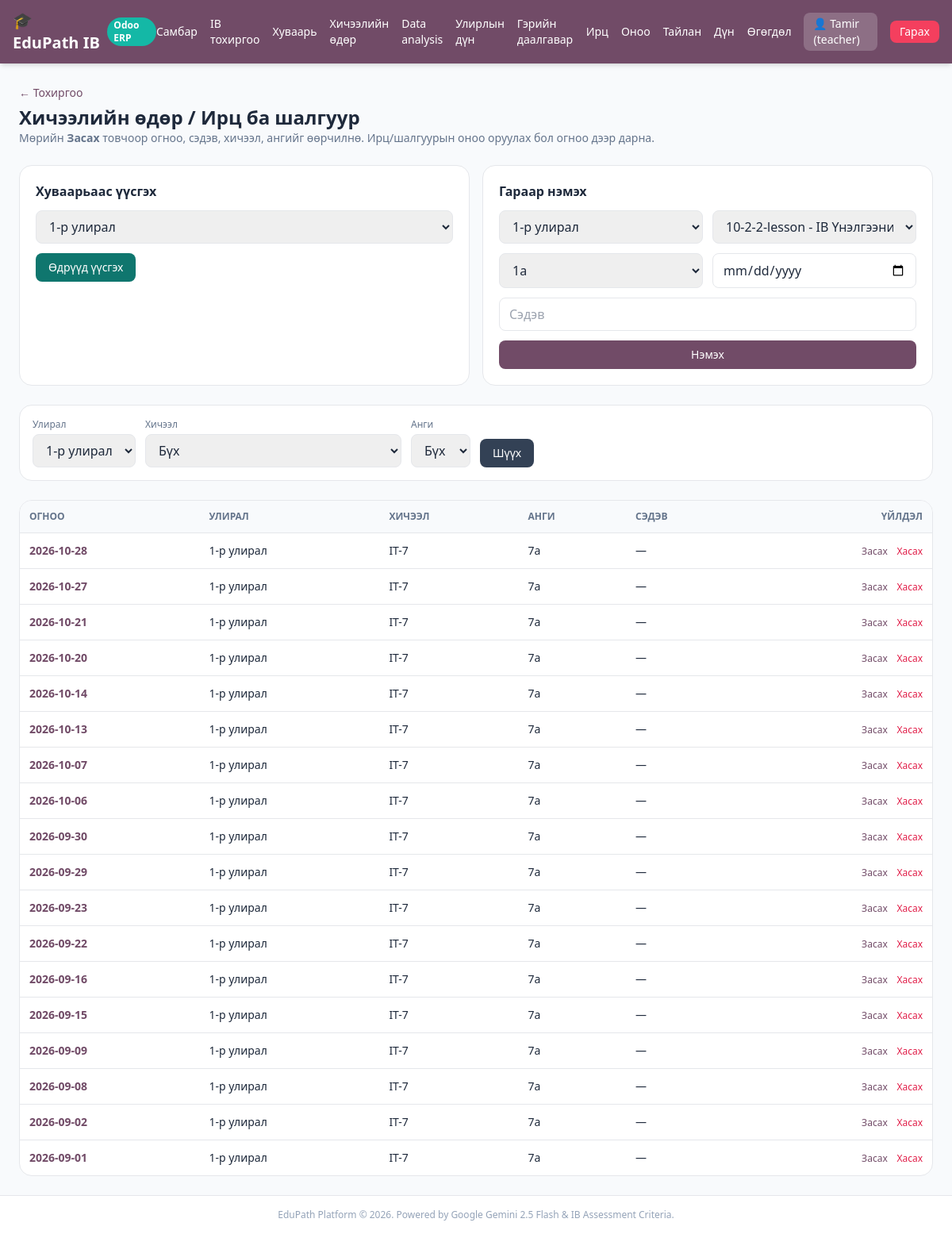
/teacher/sessions (signed in), run on the app's committed database.
### tables this page shows
CREATE TABLE users (
        id INTEGER PRIMARY KEY AUTOINCREMENT,
        username TEXT UNIQUE,
        password TEXT,
        role TEXT,
        gemini_api_key TEXT
    , deepseek_api_key TEXT, grade TEXT, name TEXT, surname TEXT, student_code TEXT, email TEXT, gender TEXT, phone TEXT, instagram TEXT, photo_path TEXT);

CREATE TABLE lesson_sessions (
        id INTEGER PRIMARY KEY AUTOINCREMENT,
        term_id INTEGER NOT NULL,
        lesson_id INTEGER NOT NULL,
        grade_id INTEGER NOT NULL,
        date TEXT NOT NULL,
        topic TEXT,
        created_by INTEGER,
        created_at INTEGER,
        UNIQUE(term_id, lesson_id, grade_id, date)
    );

CREATE TABLE academic_terms (
        id INTEGER PRIMARY KEY AUTOINCREMENT,
        name TEXT NOT NULL,
        school_year TEXT NOT NULL,
        start_date TEXT NOT NULL,
        end_date TEXT NOT NULL,
        weeks INTEGER NOT NULL DEFAULT 6,
        is_active INTEGER NOT NULL DEFAULT 1,
        created_at INTEGER
    );

CREATE TABLE lessons (
        id INTEGER PRIMARY KEY AUTOINCREMENT,
        title TEXT,
        filename TEXT,
        teacher_id INTEGER
    );

CREATE TABLE grades (
        id INTEGER PRIMARY KEY AUTOINCREMENT,
        name TEXT NOT NULL UNIQUE,
        level INTEGER NOT NULL,
        section TEXT NOT NULL,
        is_active INTEGER NOT NULL DEFAULT 1,
        created_at INTEGER
    );

### app.py (the view)
@app.get("/teacher/sessions", response_class=HTMLResponse)
def teacher_sessions_page(
    request: Request, term_id: Optional[int] = None, lesson_id: Optional[int] = None,
    grade_id: Optional[int] = None, user: dict = Depends(get_current_user),
    db: sqlite3.Connection = Depends(get_db),
):
    if not user or user["role"] != "teacher":
        return RedirectResponse("/login")
    terms = _all_terms(db)
    selected_term = term_id or next((t["id"] for t in terms if t["is_active"]), terms[0]["id"] if terms else 0)
    where, params = "s.term_id = ?", [selected_term]
    if lesson_id:
        where += " AND s.lesson_id = ?"
        params.append(lesson_id)
    if grade_id:
        where += " AND s.grade_id = ?"
        params.append(grade_id)
    sessions = [dict(r) for r in db.execute(
        f"""SELECT s.*, l.title as lesson_title, g.name as grade_name, t.name as term_name
            FROM lesson_sessions s JOIN lessons l ON l.id = s.lesson_id
            JOIN grades g ON g.id = s.grade_id JOIN academic_terms t ON t.id = s.term_id
            WHERE {where} ORDER BY s.date DESC""",
        params,
    ).fetchall()]
    return templates.TemplateResponse(
        request=request, name="teacher_sessions.html",
        context={
            "user": user, "terms": terms, "sessions": sessions,
            "lessons": [dict(r) for r in db.execute("SELECT id, title FROM lessons ORDER BY title").fetchall()],
            "grades": _all_grades(db), "selected_term": selected_term,
            "selected_lesson": lesson_id or 0, "selected_grade": grade_id or 0,
        },
    )

### templates/teacher_sessions.html (shortened to what this page needs)
{% extends "base.html" %}
{% block content %}
<div class="space-y-6">
  <div>
    <a href="/teacher/setup" class="text-sm text-[#714B67] hover:underline">&larr; Тохиргоо</a>
    <h1 class="text-2xl font-black mt-1">Хичээлийн өдөр / Ирц ба шалгуур</h1>
    <p class="text-sm text-slate-500">Мөрийн <b>Засах</b> товчоор огноо, сэдэв, хичээл, ангийг өөрчилнө. Ирц/шалгуурын оноо оруулах бол огноо дээр дарна.</p>
  </div>
  <div class="grid md:grid-cols-2 gap-4">
    <form method="POST" action="/teacher/timetable/generate" class="bg-white p-5 rounded-2xl border">
      <h2 class="font-bold mb-3">Хуваарьаас үүсгэх</h2>
      <select name="term_id" class="w-full px-3 py-2 border rounded-lg mb-3">{% for t in terms %}<option value="{{ t.id }}" {% if t.id == selected_term %}selected{% endif %}>{{ t.name }}</option>{% endfor %}</select>
      <button class="bg-teal-700 text-white px-4 py-2 rounded-lg text-sm">Өдрүүд үүсгэх</button>
    </form>
    <form method="POST" action="/teacher/sessions" class="bg-white p-5 rounded-2xl border grid grid-cols-2 gap-3">
      <h2 class="font-bold col-span-2">Гараар нэмэх</h2>
      <select name="term_id" class="px-3 py-2 border rounded-lg">{% for t in terms %}<option value="{{ t.id }}" {% if t.id == selected_term %}selected{% endif %}>{{ t.name }}</option>{% endfor %}</select>
      <select name="lesson_id" class="px-3 py-2 border rounded-lg">{% for l in lessons %}<option value="{{ l.id }}" {% if l.id == selected_lesson %}selected{% endif %}>{{ l.title }}</option>{% endfor %}</select>
      <select name="grade_id" class="px-3 py-2 border rounded-lg">{% for g in grades %}<option value="{{ g.id }}" {% if g.id == selected_grade %}selected{% endif %}>{{ g.name }}</option>{% endfor %}</select>
      <input type="date" name="date" required class="px-3 py-2 border rounded-lg">
      <input name="topic" placeholder="Сэдэв" class="px-3 py-2 border rounded-lg col-span-2">
      <button class="bg-[#714B67] text-white px-4 py-2 rounded-lg text-sm col-span-2">Нэмэх</button>
    </form>
  </div>
  <form method="GET" action="/teacher/sessions" class="bg-white p-4 rounded-2xl border flex gap-3 items-end">
    <div><label class="block text-xs text-slate-500 mb-1">Улирал</label><select name="term_id" class="px-3 py-2 border rounded-lg">{% for t in terms %}<option value="{{ t.id }}" {% if t.id == selected_term %}selected{% endif %}>{{ t.name }}</option>{% endfor %}</select></div>
    <div><label class="block text-xs text-slate-500 mb-1">Хичээл</label><select name="lesson_id" class="px-3 py-2 border rounded-lg"><option value="0">Бүх</option></select></div>
    <div><label class="block text-xs text-slate-500 mb-1">Анги</label><select name="grade_id" class="px-3 py-2 border rounded-lg"><option value="0">Бүх</option></select></div>
    <button class="bg-slate-700 text-white px-4 py-2 rounded-lg text-sm">Шүүх</button>
  </form>
  <div class="bg-white rounded-2xl border overflow-x-auto">
    <table class="w-full text-sm">
      <thead class="bg-slate-50 text-slate-500 text-xs uppercase"><tr><th class="p-3 text-left">Огноо</th><th class="p-3 text-left">Улирал</th><th class="p-3 text-left">Хичээл</th><th class="p-3 text-left">Анги</th><th class="p-3 text-left">Сэдэв</th><th class="p-3 text-right">Үйлдэл</th></tr></thead>
      <tbody>
        {% for s in sessions %}
        <tr class="border-t">
          <td class="p-3 font-semibold">
            <a href="/teacher/sessions/{{ s.id }}" class="inline-view-only text-[#714B67] hover:underline">{{ s.date }}</a>
          </td>
          <td class="p-3">
            <span class="inline-view-only">{{ s.term_name }}</span>
          </td>
          <td class="p-3">
            <span class="inline-view-only">{{ s.lesson_title }}</span>
          </td>
          <td class="p-3">
            <span class="inline-view-only">{{ s.grade_name }}</span>
          </td>
          <td class="p-3">
            <span class="inline-view-only">{{ s.topic or '—' }}</span>
          </td>
          <td class="p-3 text-right whitespace-nowrap">
            <span class="inline-view-only">
              <button type="button" onclick="editRow(this)" class="text-[#714B67] hover:underline text-xs">Засах</button>
              <form method="POST" action="/teacher/sessions/{{ s.id }}/delete" class="inline">
                <button class="text-rose-600 hover:underline text-xs ml-2">Хасах</button>
              </form>
            </span>
          </td>
        </tr>
        {% endfor %}
      </tbody>
    </table>
  </div>
</div>
{% endblock %}

### templates/base.html (shortened to what this page needs)
<!DOCTYPE html>
<html lang="mn">
<head>
  <script src="https://cdn.tailwindcss.com"></script>
</head>
<body class="bg-slate-50 text-slate-800 min-h-screen flex flex-col">
  <nav class="bg-[#714B67] text-white shadow-md">
    <div class="max-w-7xl mx-auto px-4 py-3 flex justify-between items-center">
      <a href="/" class="flex items-center space-x-2 font-bold text-xl">
        <span>🎓 EduPath IB</span>
        <span class="text-xs bg-teal-500 text-white px-2 py-0.5 rounded-full">Odoo ERP</span>
      </a>
      <div class="flex items-center space-x-4 text-sm">
        {% if user %}
          {% if user.role == 'teacher' %}
            <a href="/teacher" class="hover:underline">Самбар</a>
            <a href="/teacher/setup" class="hover:underline">IB тохиргоо</a>
            <a href="/teacher/timetable" class="hover:underline">Хуваарь</a>
            <a href="/teacher/sessions" class="hover:underline">Хичээлийн өдөр</a>
            <a href="/teacher/data-analysis" class="hover:underline">Data analysis</a>
            <a href="/teacher/term-grades" class="hover:underline">Улирлын дүн</a>
            <a href="/teacher/homework" class="hover:underline">Гэрийн даалгавар</a>
            <a href="/teacher/attendance" class="hover:underline">Ирц</a>
            <a href="/teacher/scoring" class="hover:underline">Оноо</a>
            <a href="/teacher/reports" class="hover:underline">Тайлан</a>
            <a href="/scores" class="hover:underline">Дүн</a>
            <a href="/teacher/data-transfer" class="hover:underline">Өгөгдөл</a>
          {% else %}
            <a href="/student" class="hover:underline">Самбар</a>
            <a href="/student/data-analysis" class="hover:underline">Data analysis</a>
            <a href="/student/term-grades" class="hover:underline">Улирлын дүн</a>
            <a href="/student/report" class="hover:underline">Миний тайлан</a>
          {% endif %}
          <span class="bg-white/20 px-3 py-1 rounded-lg">👤 {{ user.name or user.username }} ({{ user.role }})</span>
          <a href="/logout" class="bg-rose-500 hover:bg-rose-600 px-3 py-1 rounded-lg transition">Гарах</a>
        {% endif %}
      </div>
    </div>
  </nav>
  <main class="flex-1 max-w-7xl w-full mx-auto p-6">
    {% block content %}{% endblock %}
  </main>
  <footer class="text-center py-4 text-xs text-slate-400 border-t bg-white">
    EduPath Platform &copy; 2026. Powered by Google Gemini 2.5 Flash & IB Assessment Criteria.
  </footer>
</body>
</html>

### data on the page
users: username "Tamir", role "teacher"
lesson_sessions: date "2026-10-28", term_name "1-р улирал", lesson_title "IT-7", grade_name "7a", topic "—"
lesson_sessions: date "2026-10-27", term_name "1-р улирал", lesson_title "IT-7", grade_name "7a", topic "—"
lesson_sessions: date "2026-10-21", term_name "1-р улирал", lesson_title "IT-7", grade_name "7a", topic "—"
lesson_sessions: date "2026-10-20", term_name "1-р улирал", lesson_title "IT-7", grade_name "7a", topic "—"
lesson_sessions: date "2026-10-14", term_name "1-р улирал", lesson_title "IT-7", grade_name "7a", topic "—"
lesson_sessions: date "2026-10-13", term_name "1-р улирал", lesson_title "IT-7", grade_name "7a", topic "—"
lesson_sessions: date "2026-10-07", term_name "1-р улирал", lesson_title "IT-7", grade_name "7a", topic "—"
lesson_sessions: date "2026-10-06", term_name "1-р улирал", lesson_title "IT-7", grade_name "7a", topic "—"
lesson_sessions: date "2026-09-30", term_name "1-р улирал", lesson_title "IT-7", grade_name "7a", topic "—"
lesson_sessions: date "2026-09-29", term_name "1-р улирал", lesson_title "IT-7", grade_name "7a", topic "—"
lesson_sessions: date "2026-09-23", term_name "1-р улирал", lesson_title "IT-7", grade_name "7a", topic "—"
lesson_sessions: date "2026-09-22", term_name "1-р улирал", lesson_title "IT-7", grade_name "7a", topic "—"
lesson_sessions: date "2026-09-16", term_name "1-р улирал", lesson_title "IT-7", grade_name "7a", topic "—"
lesson_sessions: date "2026-09-15", term_name "1-р улирал", lesson_title "IT-7", grade_name "7a", topic "—"
lesson_sessions: date "2026-09-09", term_name "1-р улирал", lesson_title "IT-7", grade_name "7a", topic "—"
lesson_sessions: date "2026-09-08", term_name "1-р улирал", lesson_title "IT-7", grade_name "7a", topic "—"
lesson_sessions: date "2026-09-02", term_name "1-р улирал", lesson_title "IT-7", grade_name "7a", topic "—"
lesson_sessions: date "2026-09-01", term_name "1-р улирал", lesson_title "IT-7", grade_name "7a", topic "—"

### other printed values
form field term_id "1-р улирал"
form field lesson_id "10-2-2-lesson - IB Үнэлгээний Сорил"
form field grade_id "1a"
